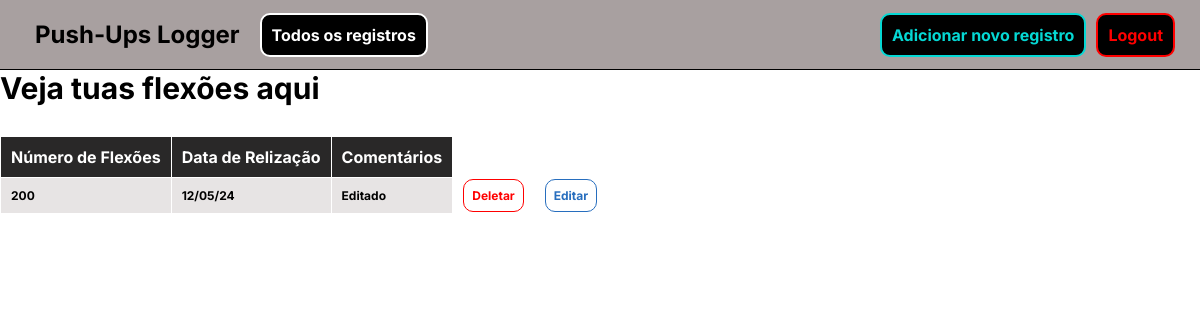
The app's page /all_workouts (signed in) with its own data.
### models.py (models this page shows)
class Workout(db.Model):
    id = db.Column(db.Integer, primary_key=True)
    pushups = db.Column(db.Integer, nullable=False)
    date_posted = db.Column(db.DateTime, nullable=False, default=datetime.now(timezone.utc))
    comment = db.Column(db.Text, nullable=False)
    user_id = db.Column(db.Integer, db.ForeignKey("user.id"), nullable=False)

### main.py (the view)
@main.route("/")
@main.route("/all_workouts")
def all_workouts():
    if not "current_user_email" in session:
        return redirect(url_for("auth.login"))
    current_user_email = session["current_user_email"]
    current_user = User.query.filter_by(email=current_user_email).first_or_404()
    workouts = current_user.workouts
    return render_template("main/all_workouts.html", user=current_user, workouts=workouts)

### templates/main/all_workouts.html (shortened to what this page needs)
{% extends "main/base.html" %}
{% block css %}<link rel="stylesheet" href="../../static/css/all_workouts.css">{% endblock %}
{% block content %}
<main class="blank_container">
    <h2>Veja tuas flexões aqui</h2>
    <table>
        <thead>
            <tr>
                <th>Número de Flexões</th>
                <th>Data de Relização</th>
                <th>Comentários</th>
            </tr>
        </thead>
        <tbody>
            {% for workout in workouts %}
            <tr>
                <td>{{ workout.pushups }}</td>
                <td>{{ workout.date_posted.strftime('%d/%m/%y') }}</td>
                <td>{{ workout.comment }}</td>
                <td>
                    <a
                    class="delete_bt"
                    href="{{ url_for('main.delete_workout', workout_id=workout.id) }}"
                    role="button">Deletar</a>
                </td>
                <td>
                    <a
                    class="edit_bt"
                    href="{{ url_for('main.edit_workout', workout_id=workout.id)}}"
                    role="button"
                    >Editar</a>
                </td>
            </tr>
            {% endfor %}
        </tbody>
    </table>
</main>
{% endblock%}

### static/css/main_nav.css (style rules this page uses)
:root { --general-border-radius: 10px; }
* { font-family: 'Inter', sans-serif; margin: 0; padding: 0; }
html { height: 100%; width: 100%; font-size: 62.5%; }
body { height: 100%; width: 100%; }
a { text-decoration: none; }

### static/css/all_workouts.css (style rules this page uses)
:root { --general-border-radius: 10px; }
* { font-family: 'Inter', sans-serif; margin: 0; padding: 0; }
html { height: 100%; width: 100%; font-size: 62.5%; }
body { height: 100%; width: 100%; }
.blank_container { height: calc(100% - 70px); width: 100%; }
h2 { font-size: 3rem; }
table { border-collapse: collapse; margin-top: 3rem; }
table td, table th { border: 1px solid white; padding: 1rem; }
th { color: white; background-color: rgba(29, 28, 28, 0.944); font-size: 1.6rem; }
td:nth-child(-n+3) { background-color: #e7e4e4; font-size: 1.2rem; font-weight: bold; }
.delete_bt { font-size: 1.2rem; font-weight: bold; color: red; border: 1px solid red; border-radius: var(--general-border-radius); padding: 0.8rem; transition: all 200ms ease-in-out; }
.edit_bt { font-size: 1.2rem; font-weight: bold; color: rgb(39, 110, 190); border: 1px solid rgb(39, 110, 190); border-radius: var(--general-border-radius); padding: 0.8rem; transition: all 200ms ease-in-out; }

### records on screen
Workout: pushups "200", date_posted "12/05/24", comment "Editado"
